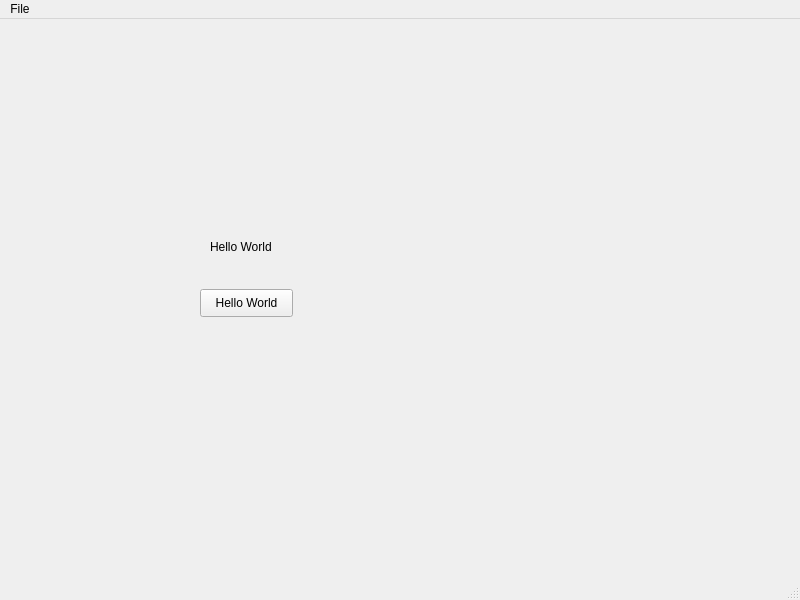
<?xml version="1.0" encoding="UTF-8"?>
<ui version="4.0">
 <class>MainWindow</class>
 <widget class="QMainWindow" name="MainWindow">
  <property name="geometry">
   <rect>
    <x>0</x>
    <y>0</y>
    <width>800</width>
    <height>600</height>
   </rect>
  </property>
  <property name="windowTitle">
   <string extracomment="你好">MainWindow</string>
  </property>
  <widget class="QWidget" name="centralwidget">
   <widget class="QLabel" name="label">
    <property name="geometry">
     <rect>
      <x>210</x>
      <y>220</y>
      <width>72</width>
      <height>15</height>
     </rect>
    </property>
    <property name="text">
     <string>Hello World</string>
    </property>
   </widget>
   <widget class="QPushButton" name="pushButton">
    <property name="geometry">
     <rect>
      <x>200</x>
      <y>270</y>
      <width>93</width>
      <height>28</height>
     </rect>
    </property>
    <property name="text">
     <string>Hello World</string>
    </property>
   </widget>
  </widget>
  <widget class="QStatusBar" name="statusbar"/>
  <widget class="QMenuBar" name="menubar">
   <property name="geometry">
    <rect>
     <x>0</x>
     <y>0</y>
     <width>800</width>
     <height>26</height>
    </rect>
   </property>
   <widget class="QMenu" name="menuFile">
    <property name="title">
     <string>File</string>
    </property>
    <addaction name="actionopen"/>
    <addaction name="actionsave"/>
    <addaction name="actionexit"/>
   </widget>
   <addaction name="menuFile"/>
  </widget>
  <action name="actionopen">
   <property name="text">
    <string>open</string>
   </property>
  </action>
  <action name="actionsave">
   <property name="text">
    <string>save</string>
   </property>
  </action>
  <action name="actionexit">
   <property name="text">
    <string>exit</string>
   </property>
  </action>
 </widget>
 <resources/>
 <connections/>
</ui>
